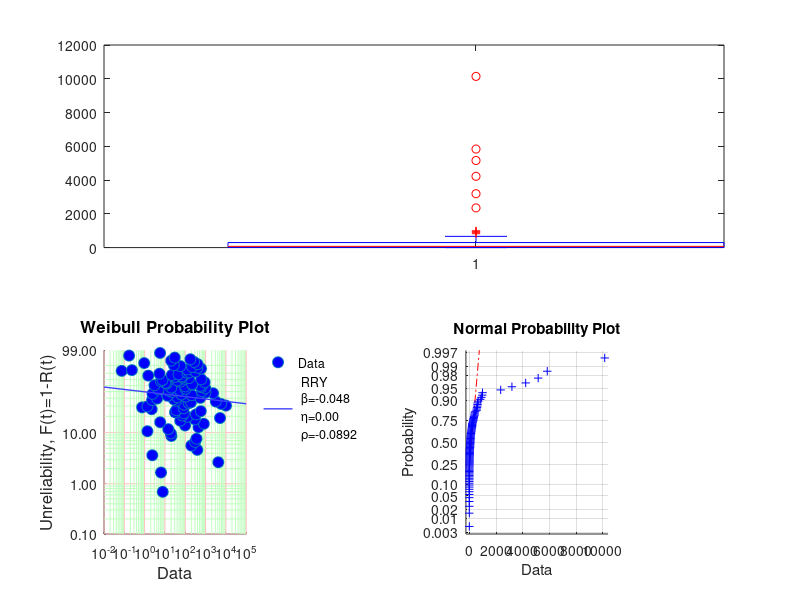

This chart was generated by the following MATLAB code:
clear all
clc

x=lognrnd(4,sqrt(5),1,100);
hold on
subplot(2,1,1),boxplot(x)
subplot(2,2,3),wblplot(x)
subplot(2,2,4),normplot(x)
hold off